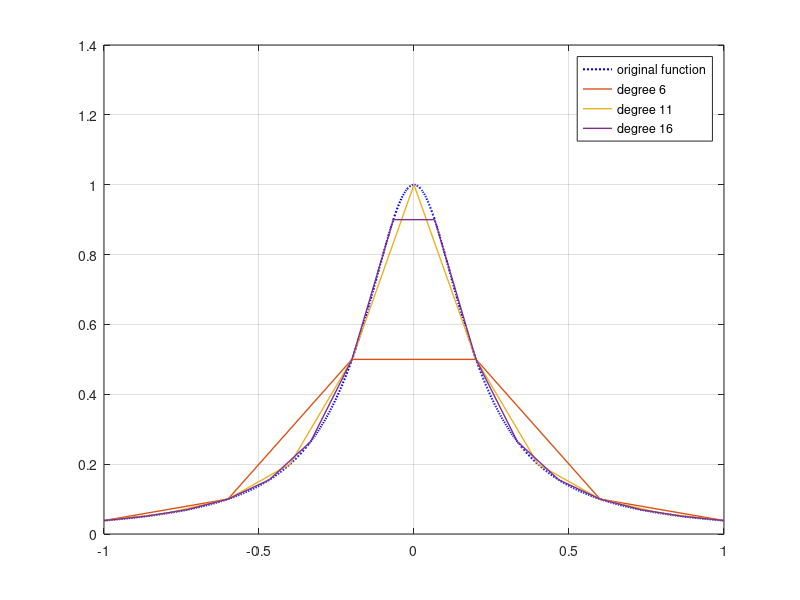

Write MATLAB code to recreate this figure.
clc
close all 
clear

figure;
grid on; 
func_x = linspace(-1,1,1000);      % This is the x axis of the function
func_y = 1 ./ (1 + 25*func_x.^2);
plot(func_x,func_y,':','Color','b','LineWidth',1.5);      % Plot the function out first
legend('original function');
hold on;

degree_vec = [6,11,16];
for i = 1:length(degree_vec)
    t = linspace(-1, 1, degree_vec(i))';
    y = 1 ./ (1 + 25*t.^2); % b matrix
    T = vander(t);
    A = fliplr(T);      % A matrix
    x = A\y;            % X vectors contain all the coefficients
    x_vec = flipud(x);
    y_values = polyval(x_vec, t);
    plot(t, y_values, 'LineWidth', 1, 'DisplayName', ['degree ' num2str(degree_vec(i))]);
    grid on
end